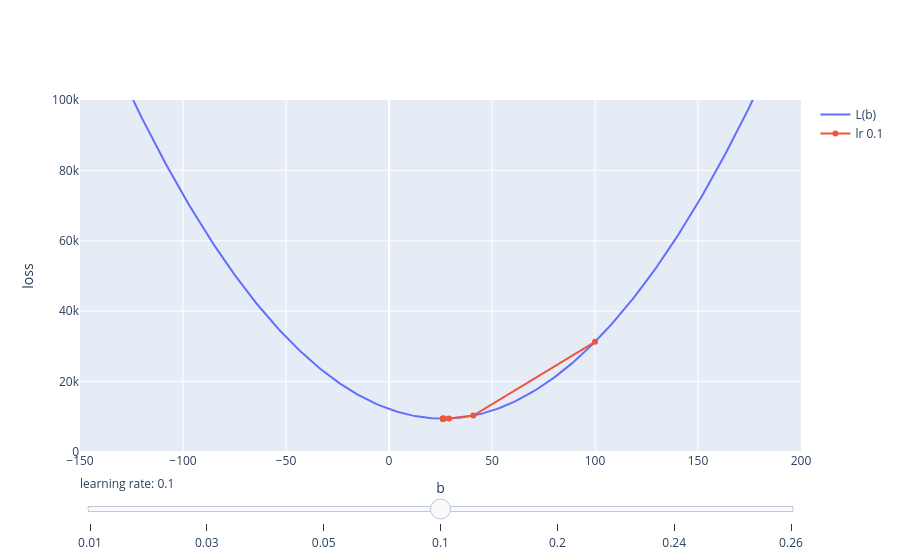

Notebook code for this chart:
### Markdown cell above
## Interactive: drag the slider to change the learning rate

### Code cell
bgrid = np.linspace(-150, 200, 300)
loss = lambda b: np.sum((y - 78.35 * x - b) ** 2)

def path(lr, steps=10, b=100.0):
    bs = [b]
    for _ in range(steps):
        bs.append(bs[-1] - lr * (-2 * np.sum(y - 78.35 * x - bs[-1])))
    return np.array(bs)

rates = [0.01, 0.03, 0.05, 0.1, 0.2, 0.24, 0.26]
fig = go.Figure([go.Scatter(x=bgrid, y=[loss(b) for b in bgrid], name="L(b)")] +
                [go.Scatter(x=path(r), y=[loss(b) for b in path(r)], mode="lines+markers", name=f"lr {r}",
                            visible=(r == 0.1)) for r in rates])
steps = [{"label": str(r), "method": "update",
          "args": [{"visible": [True] + [rr == r for rr in rates]}]} for r in rates]
fig.update_layout(sliders=[{"steps": steps, "active": 3, "currentvalue": {"prefix": "learning rate: "}}],
                  yaxis_range=[0, 100000], xaxis_title="b", yaxis_title="loss")
fig

### Figure 1 — Plotly figure (JSON) as saved in the notebook; plotly's stock layout.template omitted (floating-point values rounded to 4 significant figures; data arrays with more than 128 entries replaced by an {"elided": "..."} marker saying what was removed)
{"data": [{"name": "L(b)", "type": "scatter", "x": {"elided": "300 float values"}, "y": {"elided": "300 float values"}}, {"mode": "lines+markers", "name": "lr 0.01", "type": "scatter", "visible": false, "x": [100.0, 94.09, 88.66, 83.66, 79.06, 74.83, 70.93, 67.35, 64.06, 61.02, 58.24], "y": [31290.0, 27940.0, 25110.0, 22710.0, 20670.0, 18950.0, 17500.0, 16270.0, 15230.0, 14340.0, 13600.0]}, {"mode": "lines+markers", "name": "lr 0.03", "type": "scatter", "visible": false, "x": [100.0, 82.28, 68.81, 58.57, 50.79, 44.88, 40.39, 36.97, 34.38, 32.41, 30.91], "y": [31290.0, 22080.0, 16760.0, 13680.0, 11910.0, 10880.0, 10290.0, 9949.0, 9751.0, 9637.0, 9571.0]}, {"mode": "lines+markers", "name": "lr 0.05", "type": "scatter", "visible": false, "x": [100.0, 70.46, 52.74, 42.11, 35.73, 31.9, 29.6, 28.23, 27.4, 26.9, 26.61], "y": [31290.0, 17330.0, 12310.0, 10500.0, 9847.0, 9613.0, 9529.0, 9498.0, 9487.0, 9483.0, 9482.0]}, {"mode": "lines+markers", "name": "lr 0.1", "type": "scatter", "visible": true, "x": [100.0, 40.93, 29.11, 26.75, 26.28, 26.18, 26.16, 26.16, 26.16, 26.16, 26.16], "y": [31290.0, 10350.0, 9516.0, 9483.0, 9481.0, 9481.0, 9481.0, 9481.0, 9481.0, 9481.0, 9481.0]}, {"mode": "lines+markers", "name": "lr 0.2", "type": "scatter", "visible": false, "x": [100.0, -18.14, 52.74, 10.21, 35.73, 20.42, 29.6, 24.09, 27.4, 25.42, 26.61], "y": [31290.0, 17330.0, 12310.0, 10500.0, 9847.0, 9613.0, 9529.0, 9498.0, 9487.0, 9483.0, 9482.0]}, {"mode": "lines+markers", "name": "lr 0.24", "type": "scatter", "visible": false, "x": [100.0, -41.77, 88.66, -31.34, 79.06, -22.51, 70.93, -15.03, 64.06, -8.705, 58.24], "y": [31290.0, 27940.0, 25110.0, 22710.0, 20670.0, 18950.0, 17500.0, 16270.0, 15230.0, 14340.0, 13600.0]}, {"mode": "lines+markers", "name": "lr 0.26", "type": "scatter", "visible": false, "x": [100.0, -53.59, 112.3, -66.86, 126.6, -82.34, 143.3, -100.4, 162.8, -121.4, 185.6], "y": [31290.0, 34920.0, 39150.0, 44090.0, 49850.0, 56570.0, 64400.0, 73540.0, 84200.0, 96630.0, 111100.0]}], "layout": {"sliders": [{"active": 3, "currentvalue": {"prefix": "learning rate: "}, "steps": [{"args": [{"visible": [true, true, false, false, false, false, false, false]}], "label": "0.01", "method": "update"}, {"args": [{"visible": [true, false, true, false, false, false, false, false]}], "label": "0.03", "method": "update"}, {"args": [{"visible": [true, false, false, true, false, false, false, false]}], "label": "0.05", "method": "update"}, {"args": [{"visible": [true, false, false, false, true, false, false, false]}], "label": "0.1", "method": "update"}, {"args": [{"visible": [true, false, false, false, false, true, false, false]}], "label": "0.2", "method": "update"}, {"args": [{"visible": [true, false, false, false, false, false, true, false]}], "label": "0.24", "method": "update"}, {"args": [{"visible": [true, false, false, false, false, false, false, true]}], "label": "0.26", "method": "update"}]}], "xaxis": {"title": {"text": "b"}}, "yaxis": {"range": [0, 100000], "title": {"text": "loss"}}}}
